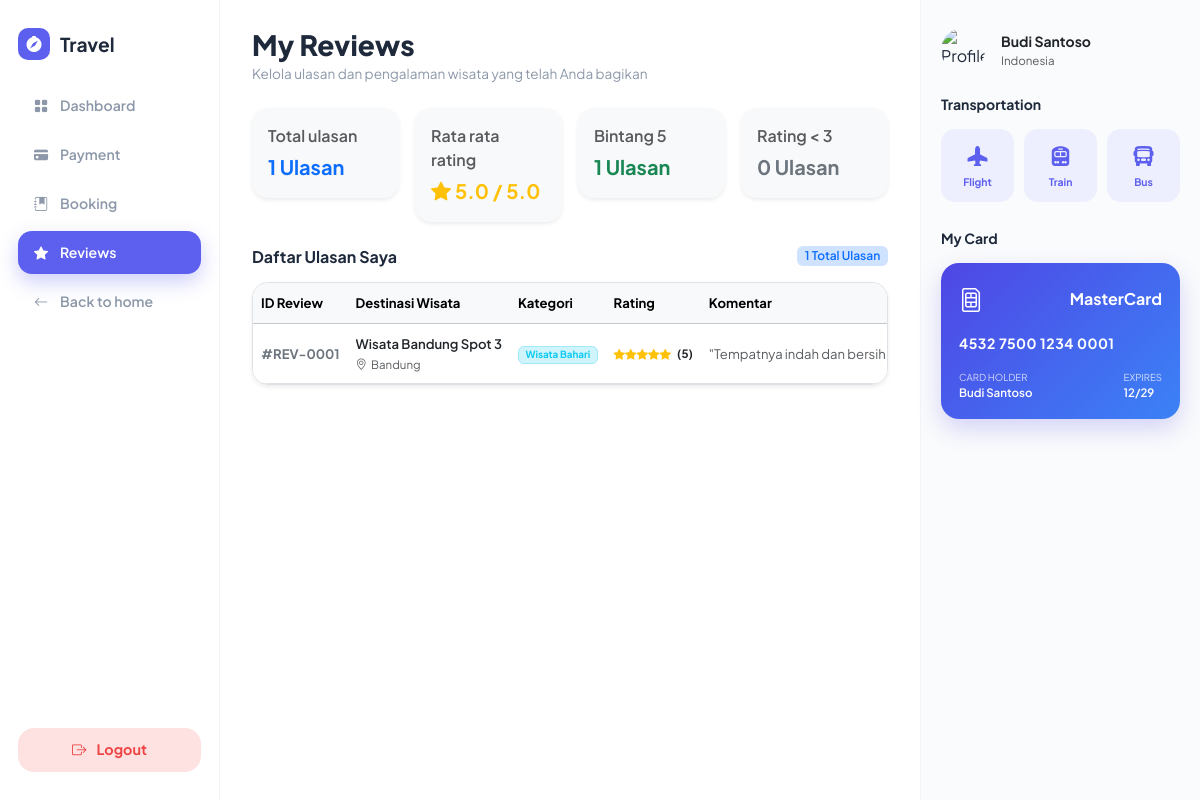
The page /reviewsMenu.php on the database its author committed.
### tables this page shows
CREATE TABLE IF NOT EXISTS `reviews` (
  `review_id` int NOT NULL,
  `user_id` int DEFAULT NULL,
  `place_id` int DEFAULT NULL,
  `rating` varchar(10) DEFAULT NULL,
  `comment` text,
  `review_date` timestamp NULL DEFAULT NULL,
  PRIMARY KEY (`review_id`),
  KEY `user_id` (`user_id`),
  KEY `place_id` (`place_id`),
  CONSTRAINT `reviews_ibfk_1` FOREIGN KEY (`user_id`) REFERENCES `users` (`user_id`),
  CONSTRAINT `reviews_ibfk_2` FOREIGN KEY (`place_id`) REFERENCES `places` (`place_id`)
);

CREATE TABLE IF NOT EXISTS `places` (
  `place_id` int NOT NULL,
  `name` varchar(255) DEFAULT NULL,
  `location` varchar(255) DEFAULT NULL,
  `category` varchar(100) DEFAULT NULL,
  `description` text,
  `price` varchar(50) DEFAULT NULL,
  `image_url` varchar(255) DEFAULT NULL,
  `latitude` decimal(10,8) DEFAULT NULL,
  `longitude` decimal(11,8) DEFAULT NULL,
  PRIMARY KEY (`place_id`)
);

CREATE TABLE IF NOT EXISTS `users` (
  `user_id` int NOT NULL,
  `name` varchar(255) DEFAULT NULL,
  `email` varchar(255) DEFAULT NULL,
  `password` varchar(255) DEFAULT NULL,
  `phone` varchar(50) DEFAULT NULL,
  `address` varchar(255) DEFAULT NULL,
  PRIMARY KEY (`user_id`)
);

CREATE TABLE IF NOT EXISTS `cards` (
  `card_id` int NOT NULL,
  `payment_id` int DEFAULT NULL,
  `card_type` varchar(50) DEFAULT NULL,
  `card_number` varchar(100) DEFAULT NULL,
  `card_holder_name` varchar(255) DEFAULT NULL,
  `expired_date` varchar(50) DEFAULT NULL,
  PRIMARY KEY (`card_id`),
  KEY `payment_id` (`payment_id`),
  CONSTRAINT `cards_ibfk_1` FOREIGN KEY (`payment_id`) REFERENCES `payments` (`payment_id`)
);

### reviewsMenu.php (the view, shortened to what this page needs)
<?php
require_once 'koneksi.php';
$user_id = $_SESSION['user_id'] ?? 1;
$query_user = "SELECT * FROM users WHERE user_id = $user_id LIMIT 1";
$res_user = $conn->query($query_user);
$user = $res_user ? $res_user->fetch_assoc() : ['name' => 'Budi Santoso', 'email' => 'budi@example.com'];
$limit = 10;
$page = isset($_GET['page']) ? (int)$_GET['page'] : 1;
$offset = ($page - 1) * $limit;
$query_total = "SELECT COUNT(*) AS total FROM reviews WHERE user_id = $user_id";
$res_total = $conn->query($query_total);
$total_rows = $res_total ? (int)$res_total->fetch_assoc()['total'] : 0;
$query_reviews = "
    SELECT
        r.review_id, r.rating, r.comment, r.review_date,
        p.place_id, p.name AS place_name, p.location, p.category, p.description AS place_desc, p.price, p.image_url
    FROM reviews r
    JOIN places p ON r.place_id = p.place_id
    WHERE r.user_id = $user_id
    ORDER BY r.review_id DESC
    LIMIT $limit OFFSET $offset
";
$res_reviews = $conn->query($query_reviews);
$query_stats = "SELECT
                    COUNT(*) AS total_reviews,
                    AVG(CAST(rating AS DECIMAL(3,1))) AS avg_rating,
                    COUNT(CASE WHEN rating = '5' THEN 1 END) AS total_five_star,
                    COUNT(CASE WHEN rating <= '3' THEN 1 END) AS total_low_star
                FROM reviews
                WHERE user_id = $user_id";
$res_stats = $conn->query($query_stats);
$stats = $res_stats ? $res_stats->fetch_assoc() : [];
$avg_rating = $stats['avg_rating'] ? number_format((float)$stats['avg_rating'], 1) : '0.0';
$query_card = "SELECT c.* FROM cards c
               JOIN payments pm ON c.payment_id = pm.payment_id
               JOIN transactions t ON pm.transaction_id = t.transaction_id
               JOIN bookings b ON t.booking_id = b.booking_id
               WHERE b.user_id = $user_id
               ORDER BY c.card_id ASC LIMIT 1";
$res_card = $conn->query($query_card);
$user_card = $res_card ? $res_card->fetch_assoc() : null;
$raw_card_number = $user_card['card_number'] ?? '4532750012340001';
$formatted_card_number = implode(' ', str_split($raw_card_number, 4));
?>
<!DOCTYPE html>
<html lang="id">
<head>
    <link href="https://cdn.jsdelivr.net/npm/bootstrap@5.3.3/dist/css/bootstrap.min.css" rel="stylesheet">
    <link href="https://cdn.jsdelivr.net/npm/bootstrap-icons@1.11.3/font/bootstrap-icons.min.css" rel="stylesheet">
    <link rel="stylesheet" href="css/index2-style.css">
</head>
<body>
<div class="dashboard-container">
    <aside class="sidebar-wrapper">
        <div class="brand-logo mb-0 mb-lg-4">
            <div class="brand-icon-box"><i class="bi bi-compass-fill"></i></div>
            <span class="fw-bold">Travel</span>
        </div>
        <nav class="nav-menu">
            <a href="index2.php" class="nav-link-custom">
                <i class="bi bi-grid-fill"></i> <span>Dashboard</span>
            </a>
            <a href="paymentMenu.php" class="nav-link-custom">
                <i class="bi bi-credit-card-fill"></i> <span>Payment</span>
            </a>
            <a href="bookingMenu.php" class="nav-link-custom">
                <i class="bi bi-journal-bookmark-fill"></i> <span>Booking</span>
            </a>
            <a href="reviewsMenu.php" class="nav-link-custom active">
                <i class="bi bi-star-fill"></i> <span>Reviews</span>
            </a>
            <a href="index.php" class="nav-link-custom">
                <i class="bi bi-arrow-left"></i> <span>Back to home</span>
            </a>
        </nav>
        <a href="logout.php" class="btn-logout mt-0 mt-lg-auto">
            <i class="bi bi-box-arrow-right"></i> <span>Logout</span>
        </a>
    </aside>
    <main class="main-wrapper">
        <header class="top-header">
            <div>
                <h1 class="welcome-title">My Reviews</h1>
                <p class="welcome-sub mb-0">Kelola ulasan dan pengalaman wisata yang telah Anda bagikan</p>
            </div>
        </header>
        <div class="row g-3 mb-4">
            <div class="col-12 col-sm-3">
                <div class="p-3 bg-light rounded-4 shadow-sm border-0">
                    <div class="text-muted extra-small fw-semibold mb-1">Total ulasan</div>
                    <div class="fw-bold fs-5 text-primary"><?= $stats['total_reviews'] ?? 0; ?> Ulasan</div>
                </div>
            </div>
            <div class="col-12 col-sm-3">
                <div class="p-3 bg-light rounded-4 shadow-sm border-0">
                    <div class="text-muted extra-small fw-semibold mb-1">Rata rata rating</div>
                    <div class="fw-bold fs-5 text-warning"><i class="bi bi-star-fill me-1"></i><?= $avg_rating; ?> / 5.0</div>
                </div>
            </div>
            <div class="col-12 col-sm-3">
                <div class="p-3 bg-light rounded-4 shadow-sm border-0">
                    <div class="text-muted extra-small fw-semibold mb-1">Bintang 5</div>
                    <div class="fw-bold fs-5 text-success"><?= $stats['total_five_star'] ?? 0; ?> Ulasan</div>
                </div>
            </div>
            <div class="col-12 col-sm-3">
                <div class="p-3 bg-light rounded-4 shadow-sm border-0">
                    <div class="text-muted extra-small fw-semibold mb-1">Rating < 3</div>
                    <div class="fw-bold fs-5 text-secondary"><?= $stats['total_low_star'] ?? 0; ?> Ulasan</div>
                </div>
            </div>
        </div>
        <section>
            <div class="d-flex justify-content-between align-items-center mb-3">
                <h6 class="fw-bold mb-0">Daftar Ulasan Saya</h6>
                <span class="badge bg-primary-subtle text-primary fw-semibold"><?= $total_rows; ?> Total Ulasan</span>
            </div>
            <div class="table-responsive rounded-4 shadow-sm bg-white border">
                <table class="table table-hover table-custom align-middle mb-0">
                    <thead class="table-light">
                        <tr>
                            <th>ID Review</th>
                            <th>Destinasi Wisata</th>
                            <th>Kategori</th>
                            <th>Rating</th>
                            <th>Komentar</th>
                        </tr>
                    </thead>
                    <tbody>
                        <?php if ($res_reviews && $res_reviews->num_rows > 0): ?>
                            <?php while ($r = $res_reviews->fetch_assoc()): ?>
                                <tr>
                                    <td class="fw-bold text-secondary">#REV-<?= str_pad($r['review_id'], 4, '0', STR_PAD_LEFT); ?></td>
                                    <td class="fw-semibold text-dark">
                                        <div class="text-truncate" style="max-width: 180px;"><?= htmlspecialchars($r['place_name']); ?></div>
                                        <small class="text-muted fw-normal"><i class="bi bi-geo-alt me-1"></i><?= htmlspecialchars($r['location']); ?></small>
                                    </td>
                                    <td>
                                        <span class="badge bg-info-subtle text-info border border-info-subtle">
                                            <?= htmlspecialchars($r['category']); ?>
                                        </span>
                                    </td>
                                    <td>
                                        <div class="text-warning fw-bold small">
                                            <?php
                                            $rating_num = (int)$r['rating'];
                                            for ($i = 1; $i <= 5; $i++) {
                                                if ($i <= $rating_num) {
                                                    echo '<i class="bi bi-star-fill"></i>';
                                                } else {
                                                    echo '<i class="bi bi-star text-muted opacity-25"></i>';
                                                }
                                            }
                                            ?>
                                            <span class="text-dark ms-1">(<?= $rating_num; ?>)</span>
                                        </div>
                                    </td>
                                    <td class="text-muted" style="max-width: 220px;">
                                        <div class="text-truncate" title="<?= htmlspecialchars($r['comment']); ?>">
                                            "<?= htmlspecialchars($r['comment']); ?>"
                                        </div>
                                    </td>
                                </tr>
                            <?php endwhile; ?>
                        <?php else: ?>
                            <tr>
                                <td colspan="7" class="text-center py-4 text-muted">Belum ada riwayat ulasan untuk akun Anda.</td>
                            </tr>
                        <?php endif; ?>
                    </tbody>
                </table>
            </div>
        </section>
    </main>
    <aside class="right-panel">
        <div class="d-flex align-items-center gap-3 mb-4">
            <img src="https://images.unsplash.com/photo-1534528741775-53994a69daeb?auto=format&fit=crop&w=100&q=80" class="rounded-circle" width="44" height="44" style="object-fit:cover;" alt="Profile">
            <div>
                <div class="fw-bold text-dark small"><?= htmlspecialchars($user['name']); ?></div>
                <div class="text-muted extra-small" style="font-size:0.72rem;">Indonesia</div>
            </div>
        </div>
        <h6 class="fw-bold mb-3 small">Transportation</h6>
        <div class="transport-grid">
            <div class="transport-box" title="Pesawat"><i class="bi bi-airplane-fill"></i><span>Flight</span></div>
            <div class="transport-box" title="Kereta Api"><i class="bi bi-train-front-fill"></i><span>Train</span></div>
            <div class="transport-box" title="Bus"><i class="bi bi-bus-front-fill"></i><span>Bus</span></div>
        </div>
        <h6 class="fw-bold mb-3 small">My Card</h6>
        <div class="credit-card-widget">
            <div class="d-flex justify-content-between align-items-center mb-3">
                <i class="bi bi-sim fs-4"></i>
                <span class="fw-bold extra-small"><?= htmlspecialchars($user_card['card_type'] ?? 'MasterCard'); ?></span>
            </div>
            <div class="card-number-text"><?= htmlspecialchars($formatted_card_number); ?></div>
            <div class="d-flex justify-content-between align-items-end">
                <div>
                    <div class="extra-small opacity-75" style="font-size:0.6rem;">CARD HOLDER</div>
                    <div class="fw-semibold extra-small text-truncate" style="max-width: 110px; font-size:0.72rem;"><?= htmlspecialchars($user_card['card_holder_name'] ?? $user['name']); ?></div>
                </div>
                <div>
                    <div class="extra-small opacity-75" style="font-size:0.6rem;">EXPIRES</div>
                    <div class="fw-semibold extra-small" style="font-size:0.72rem;"><?= htmlspecialchars($user_card['expired_date'] ?? '12/29'); ?></div>
                </div>
            </div>
        </div>
    </aside>
</div>
</body>
</html>

### css/index2-style.css (style rules this page uses)
:root { --sidebar-width: 220px; --right-panel-width: 280px; --primary-purple: #5d5fef; --primary-purple-hover: #4b4ded; --text-dark: #1e293b; --text-gray: #8c98a9; }
* { box-sizing: border-box; }
html, body { margin: 0; padding: 0; width: 100%; min-height: 100vh; background-color: #ffffff; font-family: 'Plus Jakarta Sans', sans-serif; color: var(--text-dark); overflow-x: hidden; }
.dashboard-container { display: flex; width: 100%; min-height: 100vh; background-color: #ffffff; }
.sidebar-wrapper { width: var(--sidebar-width); min-width: var(--sidebar-width); flex-shrink: 0; border-right: 1px solid #f1f5f9; padding: 28px 18px; display: flex; flex-direction: column; justify-content: space-between; height: 100vh; position: sticky; top: 0; background-color: #ffffff; z-index: 100; }
.brand-logo { font-size: 1.2rem; font-weight: 800; color: var(--text-dark); display: flex; align-items: center; gap: 10px; }
.brand-icon-box { width: 32px; height: 32px; background: var(--primary-purple); color: white; border-radius: 10px; display: flex; align-items: center; justify-content: center; font-size: 1rem; }
.nav-menu { display: flex; flex-direction: column; gap: 6px; }
.nav-menu .nav-link-custom { display: flex; align-items: center; gap: 12px; padding: 11px 16px; border-radius: 14px; color: var(--text-gray); font-weight: 600; font-size: 0.88rem; text-decoration: none; transition: all 0.25s ease; }
.nav-menu .nav-link-custom.active { background-color: var(--primary-purple); color: #ffffff; box-shadow: 0 8px 20px rgba(93, 95, 239, 0.3); }
.btn-logout { display: flex; align-items: center; justify-content: center; gap: 10px; background-color: #fee2e2; color: #ef4444; font-weight: 700; border-radius: 16px; padding: 11px; text-decoration: none; font-size: 0.9rem; transition: all 0.2s ease; }
.main-wrapper { flex: 1; min-width: 0; padding: 28px 32px; background-color: #ffffff; }
.top-header { margin-bottom: 24px; }
.welcome-title { font-weight: 800; font-size: 1.75rem; margin-bottom: 2px; }
.welcome-sub { color: var(--text-gray); font-size: 0.85rem; }
.right-panel { width: var(--right-panel-width); min-width: var(--right-panel-width); flex-shrink: 0; border-left: 1px solid #f1f5f9; padding: 28px 20px; background-color: #fafbfc; }
.transport-grid { display: grid; grid-template-columns: repeat(3, 1fr); gap: 10px; margin-bottom: 28px; }
.transport-box { aspect-ratio: 1; background-color: #eeeffe; color: var(--primary-purple); border-radius: 14px; display: flex; flex-direction: column; align-items: center; justify-content: center; font-size: 1.25rem; transition: all 0.2s ease; cursor: pointer; }
.transport-box span { font-size: 0.65rem; font-weight: 700; margin-top: 4px; }
.credit-card-widget { background: linear-gradient(135deg, #4f46e5 0%, #3b82f6 100%); border-radius: 18px; padding: 18px; color: white; box-shadow: 0 10px 24px rgba(79, 70, 229, 0.22); width: 100%; box-sizing: border-box; }
.card-number-text { font-weight: 700; font-size: clamp(0.78rem, 1.2vw, 0.88rem); letter-spacing: 0.5px; white-space: nowrap; margin-bottom: 16px; }
.table-custom { font-size: 0.82rem; }
.table-custom th, .table-custom td { white-space: nowrap; padding: 10px 8px; vertical-align: middle; }

### rows shown on the page
reviews: review_id "0001", place.name "Wisata Bandung Spot 3", place.location "Bandung", place.category "Wisata Bahari", rating "5", comment "Tempatnya indah dan…"
users: name "Budi Santoso"
cards: card_type "MasterCard", card_number "4532 7500 1234 0001", card_holder_name "Budi Santoso", expired_date "12/29"

### other values the page prints
$stats['total_reviews'] "1"
$avg_rating "5.0"
$stats['total_five_star'] "1"
$stats['total_low_star'] "0"
$total_rows "1"
